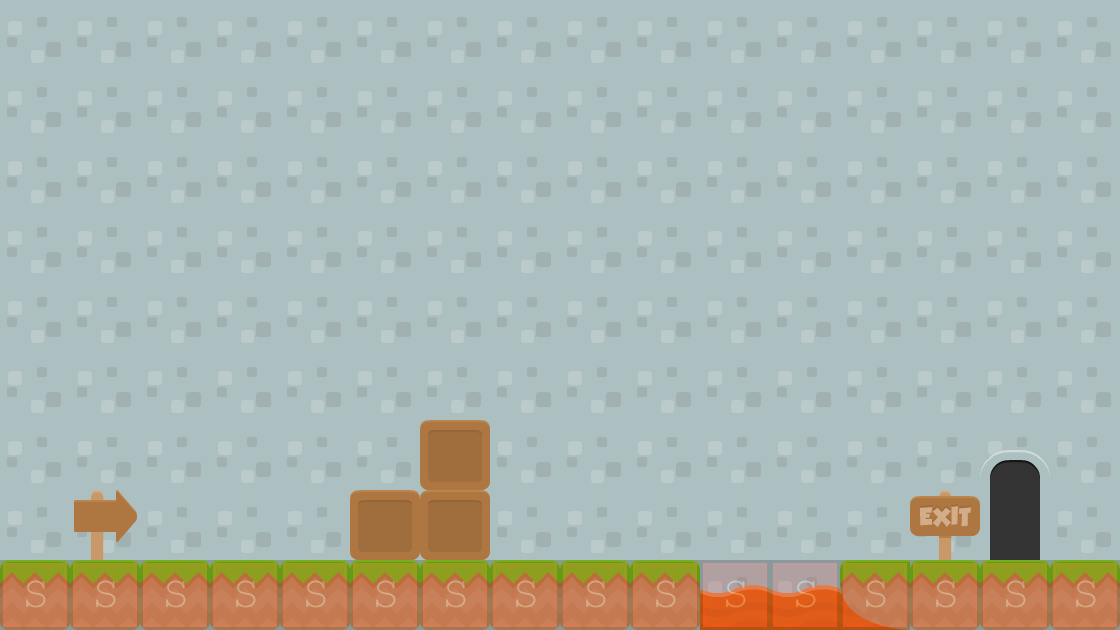

Below is a game level as drawn by its tile map, then a one-line description and the .tmx that defines it (tile-layer data replaced by summaries):
An orthogonal 16x9 tile map with 70x70 px tiles, 5 tile layers (background3, background2, background1, collision, ...), 2 tilesets and 1 object (levelTrigger).

<map version="1.0" orientation="orthogonal" renderorder="right-down" width="16" height="9" tilewidth="70" tileheight="70" backgroundcolor="#aeebf0">
 <tileset firstgid="1" name="background-tiles" tilewidth="70" tileheight="70">
  <image source="../img/background-tiles.png" width="910" height="910" />
 </tileset>
 <tileset firstgid="170" name="meta-tiles" tilewidth="70" tileheight="70">
  <image source="../img/meta-tiles.png" width="350" height="70" />
  <tile id="4">
   <properties>
    <property name="type" value="solid" />
   </properties>
  </tile>
 </tileset>
 <layer name="background3" width="16" height="9">
  <properties>
   <property name="level" value="level05" />
   <property name="xSpawn" value="400" />
  </properties>
  <data>[144 cells, 4 non-empty, 1 distinct tile ids]</data>
 </layer>
 <layer name="background2" width="16" height="9">
  <data>[144 cells, 144 non-empty, 2 distinct tile ids]</data>
 </layer>
 <layer name="background1" width="16" height="9">
  <data>[144 cells, 16 non-empty, 4 distinct tile ids]</data>
 </layer>
 <layer name="collision" width="16" height="9" opacity="0.2">
  <properties>
   <property name="level" value="level05" />
   <property name="type" value="solid" />
  </properties>
  <data>[144 cells, 16 non-empty, 1 distinct tile ids]</data>
 </layer>
 <objectgroup name="trigger-entities">
  <object name="levelTrigger" x="980" y="414" width="66" height="146">
   <properties>
    <property name="level" value="level05" />
    <property name="xSpawn" value="400" />
    <property name="ySpawn" value="0" />
   </properties>
  </object>
 </objectgroup>
 <layer name="foreground1" width="16" height="9">
  <data>[144 cells, 5 non-empty, 3 distinct tile ids]</data>
 </layer>
</map>
